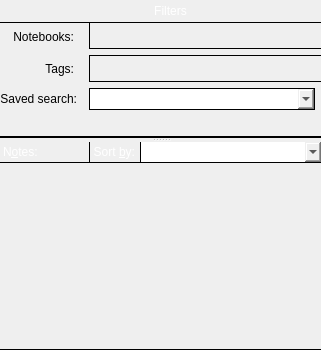
      <widget class="QFrame" name="notesListAndFiltersFrame">
       <property name="styleSheet">
        <string notr="true">#notesListAndFiltersFrame {
padding: 0px;
margin: 0px;
border: 1px solid black;
border-top: none;
border-bottom: none;
}</string>
       </property>
       <property name="lineWidth">
        <number>0</number>
       </property>
       <layout class="QVBoxLayout" name="verticalLayout_2">
        <property name="spacing">
         <number>0</number>
        </property>
        <property name="leftMargin">
         <number>0</number>
        </property>
        <property name="topMargin">
         <number>0</number>
        </property>
        <property name="rightMargin">
         <number>0</number>
        </property>
        <property name="bottomMargin">
         <number>0</number>
        </property>
        <item>
         <widget class="QSplitter" name="noteListAndFiltersSplitter">
          <property name="sizePolicy">
           <sizepolicy hsizetype="Preferred" vsizetype="Preferred">
            <horstretch>0</horstretch>
            <verstretch>0</verstretch>
           </sizepolicy>
          </property>
          <property name="lineWidth">
           <number>0</number>
          </property>
          <property name="orientation">
           <enum>Qt::Vertical</enum>
          </property>
          <property name="childrenCollapsible">
           <bool>false</bool>
          </property>
          <widget class="QFrame" name="filterFrame">
           <layout class="QVBoxLayout" name="verticalLayout_4">
            <property name="spacing">
             <number>0</number>
            </property>
            <property name="leftMargin">
             <number>0</number>
            </property>
            <property name="topMargin">
             <number>0</number>
            </property>
            <property name="rightMargin">
             <number>0</number>
            </property>
            <property name="bottomMargin">
             <number>0</number>
            </property>
            <item>
             <widget class="PanelWidget" name="noteFiltersPanel">
              <property name="sizePolicy">
               <sizepolicy hsizetype="Minimum" vsizetype="Fixed">
                <horstretch>0</horstretch>
                <verstretch>0</verstretch>
               </sizepolicy>
              </property>
              <property name="minimumSize">
               <size>
                <width>0</width>
                <height>22</height>
               </size>
              </property>
              <property name="maximumSize">
               <size>
                <width>16777215</width>
                <height>22</height>
               </size>
              </property>
              <property name="styleSheet">
               <string notr="true">QWidget {
border: none;
background-color: qlineargradient(x1: 0, y1: 0, x2: 0, y2: 1,
stop: 0 #a6a6a6, stop: 0.08 #7f7f7f,
stop: 0.39999 #717171, stop: 0.4 #626262,
stop: 0.9 #4c4c4c, stop: 1 #333333);
color: rgb(255, 255, 255);
}

QPushButton {
border: none;
padding: 0px;
}

QPushButton:focus {
outline: none;
}

QPushButton:hover:!pressed {
background-color: qlineargradient(x1: 0, y1: 0, x2: 0, y2: 1,
stop: 0 #bcbcbc, stop: 0.08 #9f9f9f,
stop: 0.39999 #949494, stop: 0.4 #898989,
stop: 0.9 #787878, stop: 1 #666666);
}

QPushButton:pressed {
background-color: qlineargradient(x1: 0, y1: 0, x2: 0, y2: 1,
stop: 0 #535353, stop: 0.08 #3f3f3f,
stop: 0.39999 #393939, stop: 0.4 #313131,
stop: 0.9 #262626, stop: 1 #1a1a1a);
}

QPushButton#favoritesPanelIconPseudoPushButton:hover {
background-color: qlineargradient(x1: 0, y1: 0, x2: 0, y2: 1,
stop: 0 #a6a6a6, stop: 0.08 #7f7f7f,
stop: 0.39999 #717171, stop: 0.4 #626262,
stop: 0.9 #4c4c4c, stop: 1 #333333);
}

QPushButton#favoritesPanelIconPseudoPushButton:pressed {
background-color: qlineargradient(x1: 0, y1: 0, x2: 0, y2: 1,
stop: 0 #a6a6a6, stop: 0.08 #7f7f7f,
stop: 0.39999 #717171, stop: 0.4 #626262,
stop: 0.9 #4c4c4c, stop: 1 #333333);
}

QLabel {
border: none;
}</string>
              </property>
              <property name="lineWidth">
               <number>0</number>
              </property>
              <property name="midLineWidth">
               <number>0</number>
              </property>
              <layout class="QHBoxLayout" name="horizontalLayout_2">
               <property name="spacing">
                <number>0</number>
               </property>
               <property name="leftMargin">
                <number>0</number>
               </property>
               <property name="topMargin">
                <number>0</number>
               </property>
               <property name="rightMargin">
                <number>0</number>
               </property>
               <property name="bottomMargin">
                <number>0</number>
               </property>
               <item>
                <widget class="QPushButton" name="filtersViewTogglePushButton">
                 <property name="minimumSize">
                  <size>
                   <width>20</width>
                   <height>20</height>
                  </size>
                 </property>
                 <property name="maximumSize">
                  <size>
                   <width>20</width>
                   <height>20</height>
                  </size>
                 </property>
                 <property name="icon">
                  <iconset theme="go-next">
                   <normaloff>.</normaloff>.</iconset>
                 </property>
                 <property name="flat">
                  <bool>true</bool>
                 </property>
                </widget>
               </item>
               <item>
                <widget class="QLabel" name="noteFilterLabel">
                 <property name="sizePolicy">
                  <sizepolicy hsizetype="Minimum" vsizetype="Fixed">
                   <horstretch>0</horstretch>
                   <verstretch>0</verstretch>
                  </sizepolicy>
                 </property>
                 <property name="minimumSize">
                  <size>
                   <width>0</width>
                   <height>20</height>
                  </size>
                 </property>
                 <property name="text">
                  <string>Filters</string>
                 </property>
                 <property name="alignment">
                  <set>Qt::AlignCenter</set>
                 </property>
                </widget>
               </item>
              </layout>
             </widget>
            </item>
            <item>
             <widget class="QFrame" name="filterBodyFrame">
              <property name="sizePolicy">
               <sizepolicy hsizetype="MinimumExpanding" vsizetype="Minimum">
                <horstretch>0</horstretch>
                <verstretch>0</verstretch>
               </sizepolicy>
              </property>
              <property name="styleSheet">
               <string notr="true">#filterBodyFrame {
padding: 0px;
margin: 0px;
border: none;
border-bottom: 1px solid black;
border-top: 1px solid black;
}</string>
              </property>
              <property name="lineWidth">
               <number>0</number>
              </property>
              <layout class="QGridLayout" name="gridLayout">
               <property name="leftMargin">
                <number>0</number>
               </property>
               <property name="topMargin">
                <number>0</number>
               </property>
               <property name="rightMargin">
                <number>0</number>
               </property>
               <property name="bottomMargin">
                <number>0</number>
               </property>
               <property name="spacing">
                <number>6</number>
               </property>
               <item row="0" column="2" colspan="2">
                <widget class="QFrame" name="filterByNotebooksFrame">
                 <property name="sizePolicy">
                  <sizepolicy hsizetype="Expanding" vsizetype="Minimum">
                   <horstretch>0</horstretch>
                   <verstretch>0</verstretch>
                  </sizepolicy>
                 </property>
                 <property name="styleSheet">
                  <string notr="true">#filterByNotebooksFrame {
margin: 0px;
padding: 0px;
border: 1px solid black;
border-top: none;
border-right: none;
}</string>
                 </property>
                 <layout class="QVBoxLayout" name="verticalLayout_6">
                  <property name="spacing">
                   <number>0</number>
                  </property>
                  <property name="leftMargin">
                   <number>0</number>
                  </property>
                  <property name="topMargin">
                   <number>0</number>
                  </property>
                  <property name="rightMargin">
                   <number>0</number>
                  </property>
                  <property name="bottomMargin">
                   <number>0</number>
                  </property>
                  <item>
                   <widget class="FilterByNotebookWidget" name="filterByNotebooksWidget" native="true">
                    <property name="sizePolicy">
                     <sizepolicy hsizetype="Expanding" vsizetype="Minimum">
                      <horstretch>0</horstretch>
                      <verstretch>0</verstretch>
                     </sizepolicy>
                    </property>
                    <property name="minimumSize">
                     <size>
                      <width>0</width>
                      <height>25</height>
                     </size>
                    </property>
                   </widget>
                  </item>
                 </layout>
                </widget>
               </item>
               <item row="1" column="2" colspan="2">
                <widget class="QFrame" name="filterByTagsFrame">
                 <property name="sizePolicy">
                  <sizepolicy hsizetype="Expanding" vsizetype="Minimum">
                   <horstretch>0</horstretch>
                   <verstretch>0</verstretch>
                  </sizepolicy>
                 </property>
                 <property name="styleSheet">
                  <string notr="true">#filterByTagsFrame {
margin: 0px;
padding: 0px;
border: 1px solid black;
border-right: none;
}</string>
                 </property>
                 <property name="lineWidth">
                  <number>0</number>
                 </property>
                 <layout class="QVBoxLayout" name="verticalLayout_7">
                  <property name="spacing">
                   <number>0</number>
                  </property>
                  <property name="leftMargin">
                   <number>0</number>
                  </property>
                  <property name="topMargin">
                   <number>0</number>
                  </property>
                  <property name="rightMargin">
                   <number>0</number>
                  </property>
                  <property name="bottomMargin">
                   <number>0</number>
                  </property>
                  <item>
                   <widget class="FilterByTagWidget" name="filterByTagsWidget" native="true">
                    <property name="sizePolicy">
                     <sizepolicy hsizetype="Expanding" vsizetype="Minimum">
                      <horstretch>0</horstretch>
                      <verstretch>0</verstretch>
                     </sizepolicy>
                    </property>
                    <property name="minimumSize">
                     <size>
                      <width>0</width>
                      <height>25</height>
                     </size>
                    </property>
                   </widget>
                  </item>
                 </layout>
                </widget>
               </item>
               <item row="2" column="0">
                <widget class="QLabel" name="filterBySavedSearchLabel">
                 <property name="sizePolicy">
                  <sizepolicy hsizetype="Preferred" vsizetype="Minimum">
                   <horstretch>0</horstretch>
                   <verstretch>0</verstretch>
                  </sizepolicy>
                 </property>
                 <property name="text">
                  <string>Saved search:</string>
                 </property>
                 <property name="alignment">
                  <set>Qt::AlignRight|Qt::AlignTrailing|Qt::AlignVCenter</set>
                 </property>
                </widget>
               </item>
               <item row="0" column="0">
                <widget class="QLabel" name="filterByNotebooksLabel">
                 <property name="sizePolicy">
                  <sizepolicy hsizetype="Preferred" vsizetype="Minimum">
                   <horstretch>0</horstretch>
                   <verstretch>0</verstretch>
                  </sizepolicy>
                 </property>
                 <property name="styleSheet">
                  <string notr="true">#filterByNotebooksLabel {
margin-top: 4px;
}</string>
                 </property>
                 <property name="text">
                  <string>Notebooks:</string>
                 </property>
                 <property name="alignment">
                  <set>Qt::AlignRight|Qt::AlignTop|Qt::AlignTrailing</set>
                 </property>
                </widget>
               </item>
               <item row="1" column="0">
                <widget class="QLabel" name="filterByTagsLabel">
                 <property name="sizePolicy">
                  <sizepolicy hsizetype="Preferred" vsizetype="Minimum">
                   <horstretch>0</horstretch>
                   <verstretch>0</verstretch>
                  </sizepolicy>
                 </property>
                 <property name="styleSheet">
                  <string notr="true">#filterByTagsLabel {
margin-top: 4px;
}</string>
                 </property>
                 <property name="text">
                  <string>Tags:</string>
                 </property>
                 <property name="alignment">
                  <set>Qt::AlignRight|Qt::AlignTop|Qt::AlignTrailing</set>
                 </property>
                </widget>
               </item>
               <item row="4" column="0" colspan="4">
                <widget class="QLabel" name="filterStatusBarLabel">
                 <property name="sizePolicy">
                  <sizepolicy hsizetype="Preferred" vsizetype="Minimum">
                   <horstretch>0</horstretch>
                   <verstretch>0</verstretch>
                  </sizepolicy>
                 </property>
                 <property name="styleSheet">
                  <string notr="true">padding: 0px;
margin: 0px;
border: none;</string>
                 </property>
                 <property name="textInteractionFlags">
                  <set>Qt::LinksAccessibleByMouse|Qt::TextSelectableByKeyboard|Qt::TextSelectableByMouse</set>
                 </property>
                </widget>
               </item>
               <item row="3" column="0" colspan="4">
                <spacer name="verticalSpacer">
                 <property name="orientation">
                  <enum>Qt::Vertical</enum>
                 </property>
                 <property name="sizeType">
                  <enum>QSizePolicy::Fixed</enum>
                 </property>
                 <property name="sizeHint" stdset="0">
                  <size>
                   <width>20</width>
                   <height>6</height>
                  </size>
                 </property>
                </spacer>
               </item>
               <item row="2" column="2">
                <widget class="QFrame" name="filterBySavedSearchFrame">
                 <property name="sizePolicy">
                  <sizepolicy hsizetype="Expanding" vsizetype="Fixed">
                   <horstretch>0</horstretch>
                   <verstretch>0</verstretch>
                  </sizepolicy>
                 </property>
                 <property name="lineWidth">
                  <number>0</number>
                 </property>
                 <layout class="QVBoxLayout" name="verticalLayout_5">
                  <property name="spacing">
                   <number>0</number>
                  </property>
                  <property name="leftMargin">
                   <number>0</number>
                  </property>
                  <property name="topMargin">
                   <number>0</number>
                  </property>
                  <property name="rightMargin">
                   <number>0</number>
                  </property>
                  <property name="bottomMargin">
                   <number>0</number>
                  </property>
                  <item>
                   <widget class="FilterBySavedSearchWidget" name="filterBySavedSearchComboBox">
                    <property name="sizePolicy">
                     <sizepolicy hsizetype="Expanding" vsizetype="Minimum">
                      <horstretch>0</horstretch>
                      <verstretch>0</verstretch>
                     </sizepolicy>
                    </property>
                    <property name="minimumSize">
                     <size>
                      <width>0</width>
                      <height>22</height>
                     </size>
                    </property>
                    <property name="maximumSize">
                     <size>
                      <width>16777215</width>
                      <height>22</height>
                     </size>
                    </property>
                    <property name="styleSheet">
                     <string notr="true">margin: 0px;
padding: 0px;
padding-left: 2px;
border: 1px solid black;</string>
                    </property>
                   </widget>
                  </item>
                 </layout>
                </widget>
               </item>
              </layout>
             </widget>
            </item>
            <item>
             <widget class="QFrame" name="filterFrameBottomBoundary">
              <property name="sizePolicy">
               <sizepolicy hsizetype="Expanding" vsizetype="Minimum">
                <horstretch>0</horstretch>
                <verstretch>0</verstretch>
               </sizepolicy>
              </property>
              <property name="minimumSize">
               <size>
                <width>0</width>
                <height>1</height>
               </size>
              </property>
              <property name="maximumSize">
               <size>
                <width>16777215</width>
                <height>1</height>
               </size>
              </property>
              <property name="styleSheet">
               <string notr="true">border: none;
border-bottom: 1px solid black;</string>
              </property>
             </widget>
            </item>
           </layout>
          </widget>
          <widget class="QWidget" name="layoutWidget">
           <layout class="QVBoxLayout" name="noteListVerticalLayout">
            <property name="spacing">
             <number>0</number>
            </property>
            <item>
             <widget class="PanelWidget" name="noteListWidgetPanel">
              <property name="sizePolicy">
               <sizepolicy hsizetype="Preferred" vsizetype="Fixed">
                <horstretch>0</horstretch>
                <verstretch>0</verstretch>
               </sizepolicy>
              </property>
              <property name="minimumSize">
               <size>
                <width>0</width>
                <height>20</height>
               </size>
              </property>
              <property name="maximumSize">
               <size>
                <width>16777215</width>
                <height>20</height>
               </size>
              </property>
              <property name="styleSheet">
               <string notr="true">QWidget {
border: none;
margin: 0px;
padding: 0px;
}

.QFrame {
margin: 0px;
padding: 0px;
}

QLabel {
background-color: qlineargradient(x1: 0, y1: 0, x2: 0, y2: 1,
stop: 0 #a6a6a6, stop: 0.08 #7f7f7f,
stop: 0.39999 #717171, stop: 0.4 #626262,
stop: 0.9 #4c4c4c, stop: 1 #333333);
color: rgb(255, 255, 255);
padding: 0px;
padding-right: 2px;
border: none;
border-right: 1px solid black;
}

QComboBox {
margin: 0px;
padding: 0px;
padding-right: 1px;
padding-left: 2px;
}</string>
              </property>
              <property name="lineWidth">
               <number>0</number>
              </property>
              <property name="midLineWidth">
               <number>0</number>
              </property>
              <layout class="QVBoxLayout" name="noteListWidgetHeaderPanelVerticalLayout">
               <property name="spacing">
                <number>0</number>
               </property>
               <property name="leftMargin">
                <number>0</number>
               </property>
               <property name="topMargin">
                <number>0</number>
               </property>
               <property name="rightMargin">
                <number>0</number>
               </property>
               <property name="bottomMargin">
                <number>0</number>
               </property>
               <item>
                <widget class="QSplitter" name="noteListWidgetPanelSplitter">
                 <property name="sizePolicy">
                  <sizepolicy hsizetype="Expanding" vsizetype="Minimum">
                   <horstretch>0</horstretch>
                   <verstretch>0</verstretch>
                  </sizepolicy>
                 </property>
                 <property name="maximumSize">
                  <size>
                   <width>16777215</width>
                   <height>16777215</height>
                  </size>
                 </property>
                 <property name="lineWidth">
                  <number>0</number>
                 </property>
                 <property name="midLineWidth">
                  <number>0</number>
                 </property>
                 <property name="orientation">
                  <enum>Qt::Horizontal</enum>
                 </property>
                 <property name="opaqueResize">
                  <bool>true</bool>
                 </property>
                 <property name="handleWidth">
                  <number>0</number>
                 </property>
                 <property name="childrenCollapsible">
                  <bool>false</bool>
                 </property>
                 <widget class="QLabel" name="notesCountLabelPanel">
                  <property name="sizePolicy">
                   <sizepolicy hsizetype="Expanding" vsizetype="Fixed">
                    <horstretch>0</horstretch>
                    <verstretch>0</verstretch>
                   </sizepolicy>
                  </property>
                  <property name="minimumSize">
                   <size>
                    <width>90</width>
                    <height>20</height>
                   </size>
                  </property>
                  <property name="lineWidth">
                   <number>0</number>
                  </property>
                  <property name="text">
                   <string>N&amp;otes:</string>
                  </property>
                  <property name="alignment">
                   <set>Qt::AlignLeading|Qt::AlignLeft|Qt::AlignVCenter</set>
                  </property>
                  <property name="buddy">
                   <cstring>noteSortingModeComboBox</cstring>
                  </property>
                 </widget>
                 <widget class="QLabel" name="noteSortingModeLabelPanel">
                  <property name="sizePolicy">
                   <sizepolicy hsizetype="Minimum" vsizetype="Fixed">
                    <horstretch>0</horstretch>
                    <verstretch>0</verstretch>
                   </sizepolicy>
                  </property>
                  <property name="lineWidth">
                   <number>0</number>
                  </property>
                  <property name="text">
                   <string>Sort &amp;by:</string>
                  </property>
                  <property name="alignment">
                   <set>Qt::AlignRight|Qt::AlignTrailing|Qt::AlignVCenter</set>
                  </property>
                  <property name="buddy">
                   <cstring>noteSortingModeComboBox</cstring>
                  </property>
                 </widget>
                 <widget class="QComboBox" name="noteSortingModeComboBox">
                  <property name="sizePolicy">
                   <sizepolicy hsizetype="Expanding" vsizetype="Minimum">
                    <horstretch>0</horstretch>
                    <verstretch>0</verstretch>
                   </sizepolicy>
                  </property>
                  <property name="minimumSize">
                   <size>
                    <width>180</width>
                    <height>0</height>
                   </size>
                  </property>
                 </widget>
                </widget>
               </item>
              </layout>
             </widget>
            </item>
            <item>
             <widget class="NoteListView" name="noteListView">
              <property name="sizePolicy">
               <sizepolicy hsizetype="Expanding" vsizetype="Expanding">
                <horstretch>0</horstretch>
                <verstretch>0</verstretch>
               </sizepolicy>
              </property>
              <property name="contextMenuPolicy">
               <enum>Qt::NoContextMenu</enum>
              </property>
              <property name="styleSheet">
               <string notr="true">#noteListView {
border: 1px solid black;
border-left: none;
border-right: none;
background-color: rgba(255, 255, 255, 0);
}</string>
              </property>
              <property name="frameShape">
               <enum>QFrame::NoFrame</enum>
              </property>
              <property name="lineWidth">
               <number>0</number>
              </property>
              <property name="horizontalScrollBarPolicy">
               <enum>Qt::ScrollBarAlwaysOff</enum>
              </property>
              <property name="selectionMode">
               <enum>QAbstractItemView::ExtendedSelection</enum>
              </property>
             </widget>
            </item>
           </layout>
          </widget>
         </widget>
        </item>
       </layout>
      </widget>
